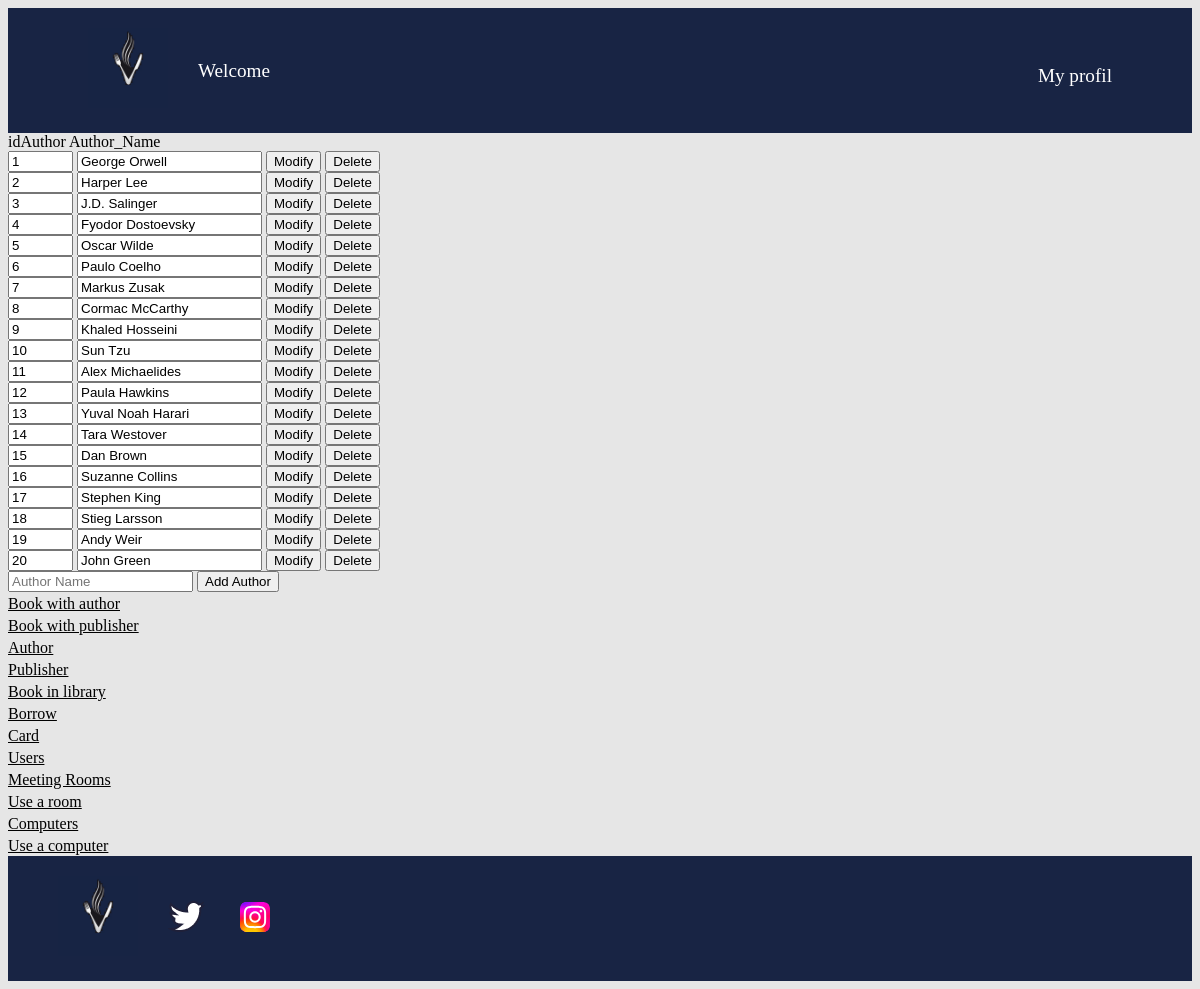
Screenshot of /admin_author.php (signed in) with the database file from the repository.
### tables this page shows
CREATE TABLE Author (
    idAuthor INT PRIMARY KEY AUTO_INCREMENT,
    Author_Name VARCHAR(50) NOT NULL
);

### admin_author.php (the view, shortened to what this page needs)
<!DOCTYPE html>
<html lang="en">
<head>
    <link href="login.css" rel="stylesheet">
</head>
<?php include "header.php"; ?>
<body>
<?php
$DB_USERNAME = $_SESSION['DB_USERNAME'];
$DB_PASSWORD = $_SESSION['DB_PASSWORD'];
$DB_SERVER = $_SESSION['DB_SERVER'];
$DB_NAME = $_SESSION['DB_NAME'];
$conn = mysqli_connect($DB_SERVER, $DB_USERNAME, $DB_PASSWORD, $DB_NAME);
$query = "SELECT idAuthor, Author_Name FROM project.Author ORDER BY idAuthor ASC;";
$result = mysqli_query($conn, $query);
echo "
    <tr>
      <td>".'idAuthor'."</td>
      <td>".'Author_Name'."</td>
    </tr>
";
while ($rowData = mysqli_fetch_assoc($result)) {
    $idAuthor = $rowData['idAuthor'];
    $Author_Name = $rowData['Author_Name'];
    echo "
      <tr>
        <td>
          <form method='POST' name='admin_author' >
            <input type='text' name='idAuthor'  value='$idAuthor' readonly size='5'>
            <input type='text' name='Author_Name' value='$Author_Name'>
            <input type='submit' value='Modify'>
            <button type='submit' name='action' value='delete'>Delete</button>
          </form>
        </td>
      </tr>
    ";
}
echo "
    <form method='POST' name='add'>
        <input type='text' name='newAuthorName' placeholder='Author Name'>
        <input type='hidden' name='action' value='add'>
        <input type='submit' value='Add Author'>
    </form>
";
?>
</body>
</html>

### style.css (style rules this page uses)
body { background-color: #e6e6e6; }
a { color: white; text-decoration: none; font-size: 1.2em; }
header, footer { background-color: #182444; padding: 20px 50px; }
.lien-icone { margin-left: 30px; }
footer, nav { display: flex; align-items: center; clear: right; clear: left; }

### rows the page displays
author: idAuthor "1", Author_Name "George Orwell"
author: idAuthor "2", Author_Name "Harper Lee"
author: idAuthor "3", Author_Name "J.D. Salinger"
author: idAuthor "4", Author_Name "Fyodor Dostoevsky"
author: idAuthor "5", Author_Name "Oscar Wilde"
author: idAuthor "6", Author_Name "Paulo Coelho"
author: idAuthor "7", Author_Name "Markus Zusak"
author: idAuthor "8", Author_Name "Cormac McCarthy"
author: idAuthor "9", Author_Name "Khaled Hosseini"
author: idAuthor "10", Author_Name "Sun Tzu"
author: idAuthor "11", Author_Name "Alex Michaelides"
author: idAuthor "12", Author_Name "Paula Hawkins"
author: idAuthor "13", Author_Name "Yuval Noah Harari"
author: idAuthor "14", Author_Name "Tara Westover"
author: idAuthor "15", Author_Name "Dan Brown"
author: idAuthor "16", Author_Name "Suzanne Collins"
author: idAuthor "17", Author_Name "Stephen King"
author: idAuthor "18", Author_Name "Stieg Larsson"
author: idAuthor "19", Author_Name "Andy Weir"
author: idAuthor "20", Author_Name "John Green"
